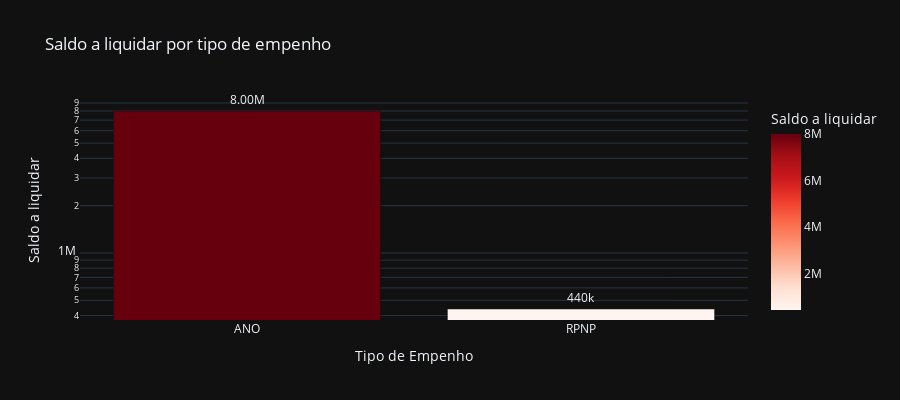

Write notebook code for a chart like this one.
### Code cell
# Saldo a liquidar por tipo de Empenho
cols = ['TIPO', 'A_LIQUIDAR']

df_aux = df.loc[:, cols].groupby('TIPO').sum().sort_values(by= 'A_LIQUIDAR', ascending=False).reset_index()
df_aux = df_aux[df_aux['A_LIQUIDAR'] > 0]
fig = px.bar(df_aux, 
             x='TIPO', 
             y='A_LIQUIDAR',
             title='Saldo a liquidar por tipo de empenho',
             labels={'TIPO':'Tipo de Empenho', 'A_LIQUIDAR':'Saldo a liquidar'},
             text_auto='.3s',
             height=400,
             log_y=True,
             color='A_LIQUIDAR',
             color_continuous_scale = 'reds',
             template='plotly_dark')
fig.update_traces(textposition = 'outside', cliponaxis = False, hovertemplate=None)
fig.update_layout(hovermode="x unified")

fig.show()

### Figure 1 — Plotly figure (JSON) as saved in the notebook; plotly's stock layout.template omitted (floating-point values rounded to 4 significant figures)
{"data": [{"alignmentgroup": "True", "cliponaxis": false, "legendgroup": "", "marker": {"color": [8001000.0, 440400.0], "coloraxis": "coloraxis", "pattern": {"shape": ""}}, "name": "", "offsetgroup": "", "orientation": "v", "showlegend": false, "textposition": "outside", "texttemplate": "%{y:.3s}", "type": "bar", "x": ["ANO", "RPNP"], "xaxis": "x", "y": [8001000.0, 440400.0], "yaxis": "y"}], "layout": {"barmode": "relative", "coloraxis": {"colorbar": {"title": {"text": "Saldo a liquidar"}}, "colorscale": [[0, "rgb(255,245,240)"], [0.125, "rgb(254,224,210)"], [0.25, "rgb(252,187,161)"], [0.375, "rgb(252,146,114)"], [0.5, "rgb(251,106,74)"], [0.625, "rgb(239,59,44)"], [0.75, "rgb(203,24,29)"], [0.875, "rgb(165,15,21)"], [1, "rgb(103,0,13)"]]}, "height": 400, "hovermode": "x unified", "legend": {"tracegroupgap": 0}, "title": {"text": "Saldo a liquidar por tipo de empenho"}, "xaxis": {"anchor": "y", "domain": [0, 1], "title": {"text": "Tipo de Empenho"}}, "yaxis": {"anchor": "x", "domain": [0, 1], "title": {"text": "Saldo a liquidar"}, "type": "log"}}}
